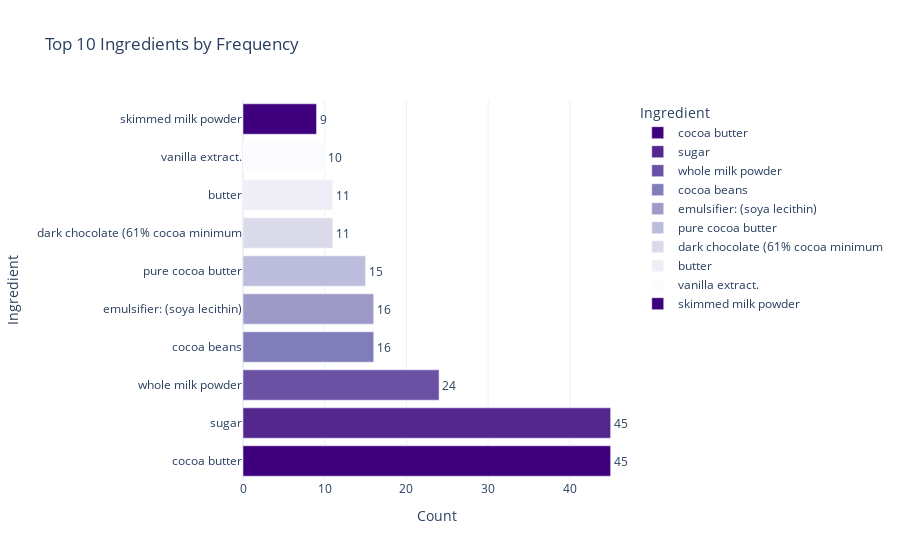

Notebook cell for this chart:
### Markdown cell above
## Top 10 Ingredients by Frequency

### Code cell
df_with_ingredients = df_products[
    df_products['Ingredients'].notna() &
    (df_products['Ingredients'].str.strip() != '')
]

ingredient_list = []
for row in df_with_ingredients['Ingredients']:
    for ingredient in str(row).split(','):
        ingredient_list.append(ingredient.strip().lower())

ingredient_counts = Counter(ingredient_list)

top_ingredients_df = pd.DataFrame(
    ingredient_counts.most_common(10),
    columns=['Ingredient', 'Count']
)

fig = px.bar(
    top_ingredients_df,
    x='Count',
    y='Ingredient',
    orientation='h',
    title='Top 10 Ingredients by Frequency',
    text='Count',
    color='Ingredient',
    color_discrete_sequence=px.colors.sequential.Purples[::-1]
)

fig.update_traces(textposition='outside')
fig.update_layout(
    xaxis_title='Count',
    yaxis_title='Ingredient',
    yaxis=dict(autorange='reversed'),
    template='plotly_white'
)

fig.show()

### Figure 1 — Plotly figure (JSON) as saved in the notebook; plotly's stock layout.template omitted (floating-point values rounded to 4 significant figures)
{"data": [{"alignmentgroup": "True", "hovertemplate": "Ingredient=%{y}<br>Count=%{text}<extra></extra>", "legendgroup": "cocoa butter", "marker": {"color": "rgb(63,0,125)", "pattern": {"shape": ""}}, "name": "cocoa butter", "offsetgroup": "cocoa butter", "orientation": "h", "showlegend": true, "text": [45], "textposition": "outside", "type": "bar", "x": [45], "xaxis": "x", "y": ["cocoa butter"], "yaxis": "y"}, {"alignmentgroup": "True", "hovertemplate": "Ingredient=%{y}<br>Count=%{text}<extra></extra>", "legendgroup": "sugar", "marker": {"color": "rgb(84,39,143)", "pattern": {"shape": ""}}, "name": "sugar", "offsetgroup": "sugar", "orientation": "h", "showlegend": true, "text": [45], "textposition": "outside", "type": "bar", "x": [45], "xaxis": "x", "y": ["sugar"], "yaxis": "y"}, {"alignmentgroup": "True", "hovertemplate": "Ingredient=%{y}<br>Count=%{text}<extra></extra>", "legendgroup": "whole milk powder", "marker": {"color": "rgb(106,81,163)", "pattern": {"shape": ""}}, "name": "whole milk powder", "offsetgroup": "whole milk powder", "orientation": "h", "showlegend": true, "text": [24], "textposition": "outside", "type": "bar", "x": [24], "xaxis": "x", "y": ["whole milk powder"], "yaxis": "y"}, {"alignmentgroup": "True", "hovertemplate": "Ingredient=%{y}<br>Count=%{text}<extra></extra>", "legendgroup": "cocoa beans", "marker": {"color": "rgb(128,125,186)", "pattern": {"shape": ""}}, "name": "cocoa beans", "offsetgroup": "cocoa beans", "orientation": "h", "showlegend": true, "text": [16], "textposition": "outside", "type": "bar", "x": [16], "xaxis": "x", "y": ["cocoa beans"], "yaxis": "y"}, {"alignmentgroup": "True", "hovertemplate": "Ingredient=%{y}<br>Count=%{text}<extra></extra>", "legendgroup": "emulsifier: (soya lecithin)", "marker": {"color": "rgb(158,154,200)", "pattern": {"shape": ""}}, "name": "emulsifier: (soya lecithin)", "offsetgroup": "emulsifier: (soya lecithin)", "orientation": "h", "showlegend": true, "text": [16], "textposition": "outside", "type": "bar", "x": [16], "xaxis": "x", "y": ["emulsifier: (soya lecithin)"], "yaxis": "y"}, {"alignmentgroup": "True", "hovertemplate": "Ingredient=%{y}<br>Count=%{text}<extra></extra>", "legendgroup": "pure cocoa butter", "marker": {"color": "rgb(188,189,220)", "pattern": {"shape": ""}}, "name": "pure cocoa butter", "offsetgroup": "pure cocoa butter", "orientation": "h", "showlegend": true, "text": [15], "textposition": "outside", "type": "bar", "x": [15], "xaxis": "x", "y": ["pure cocoa butter"], "yaxis": "y"}, {"alignmentgroup": "True", "hovertemplate": "Ingredient=%{y}<br>Count=%{text}<extra></extra>", "legendgroup": "dark chocolate (61% cocoa minimum", "marker": {"color": "rgb(218,218,235)", "pattern": {"shape": ""}}, "name": "dark chocolate (61% cocoa minimum", "offsetgroup": "dark chocolate (61% cocoa minimum", "orientation": "h", "showlegend": true, "text": [11], "textposition": "outside", "type": "bar", "x": [11], "xaxis": "x", "y": ["dark chocolate (61% cocoa minimum"], "yaxis": "y"}, {"alignmentgroup": "True", "hovertemplate": "Ingredient=%{y}<br>Count=%{text}<extra></extra>", "legendgroup": "butter", "marker": {"color": "rgb(239,237,245)", "pattern": {"shape": ""}}, "name": "butter", "offsetgroup": "butter", "orientation": "h", "showlegend": true, "text": [11], "textposition": "outside", "type": "bar", "x": [11], "xaxis": "x", "y": ["butter"], "yaxis": "y"}, {"alignmentgroup": "True", "hovertemplate": "Ingredient=%{y}<br>Count=%{text}<extra></extra>", "legendgroup": "vanilla extract.", "marker": {"color": "rgb(252,251,253)", "pattern": {"shape": ""}}, "name": "vanilla extract.", "offsetgroup": "vanilla extract.", "orientation": "h", "showlegend": true, "text": [10], "textposition": "outside", "type": "bar", "x": [10], "xaxis": "x", "y": ["vanilla extract."], "yaxis": "y"}, {"alignmentgroup": "True", "hovertemplate": "Ingredient=%{y}<br>Count=%{text}<extra></extra>", "legendgroup": "skimmed milk powder", "marker": {"color": "rgb(63,0,125)", "pattern": {"shape": ""}}, "name": "skimmed milk powder", "offsetgroup": "skimmed milk powder", "orientation": "h", "showlegend": true, "text": [9], "textposition": "outside", "type": "bar", "x": [9], "xaxis": "x", "y": ["skimmed milk powder"], "yaxis": "y"}], "layout": {"autosize": true, "barmode": "relative", "legend": {"title": {"text": "Ingredient"}, "tracegroupgap": 0}, "title": {"text": "Top 10 Ingredients by Frequency"}, "xaxis": {"anchor": "y", "autorange": true, "domain": [0, 1], "range": [0, 47.37], "title": {"text": "Count"}, "type": "linear"}, "yaxis": {"anchor": "x", "autorange": true, "categoryarray": ["skimmed milk powder", "vanilla extract.", "butter", "dark chocolate (61% cocoa minimum", "pure cocoa butter", "emulsifier: (soya lecithin)", "cocoa beans", "whole milk powder", "sugar", "cocoa butter"], "categoryorder": "array", "domain": [0, 1], "range": [9.5, -0.5], "title": {"text": "Ingredient"}, "type": "category"}}}
